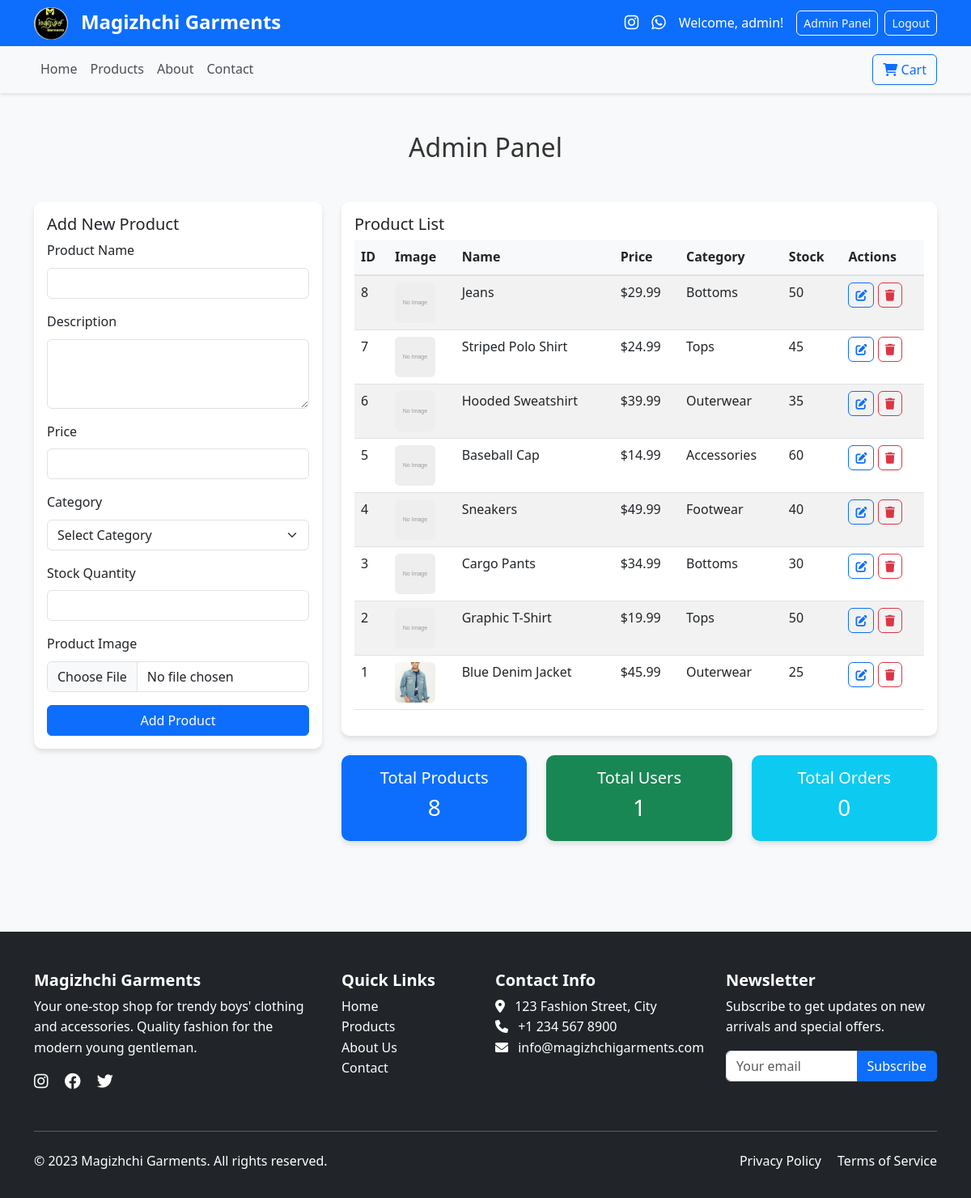
/admin.php (signed in), run on the app's committed database.
### tables this page shows
CREATE TABLE products (
    id INT AUTO_INCREMENT PRIMARY KEY,
    name VARCHAR(255) NOT NULL,
    description TEXT,
    price DECIMAL(10,2) NOT NULL,
    image VARCHAR(255),
    category VARCHAR(100),
    stock_quantity INT DEFAULT 0,
    created_at TIMESTAMP DEFAULT CURRENT_TIMESTAMP
);

### admin.php (the view, shortened to what this page needs)
<?php
include 'header.php';
$sql = "SELECT * FROM products ORDER BY id DESC";
$result = $conn->query($sql);
?>
<section class="admin-section py-5">
    <div class="container">
        <h2 class="text-center mb-5">Admin Panel</h2>
        <div class="row">
            <div class="col-lg-4 mb-4">
                <div class="card">
                    <div class="card-body">
                        <h5 class="card-title">Add New Product</h5>
                        <form method="POST" enctype="multipart/form-data">
                            <div class="mb-3">
                                <label for="name" class="form-label">Product Name</label>
                                <input type="text" class="form-control" id="name" name="name" required>
                            </div>
                            <div class="mb-3">
                                <label for="description" class="form-label">Description</label>
                                <textarea class="form-control" id="description" name="description" rows="3" required></textarea>
                            </div>
                            <div class="mb-3">
                                <label for="price" class="form-label">Price</label>
                                <input type="number" step="0.01" class="form-control" id="price" name="price" required>
                            </div>
                            <div class="mb-3">
                                <label for="category" class="form-label">Category</label>
                                <select class="form-select" id="category" name="category" required>
                                    <option value="">Select Category</option>
                                </select>
                            </div>
                            <div class="mb-3">
                                <label for="stock_quantity" class="form-label">Stock Quantity</label>
                                <input type="number" class="form-control" id="stock_quantity" name="stock_quantity" required>
                            </div>
                            <div class="mb-3">
                                <label for="image" class="form-label">Product Image</label>
                                <input type="file" class="form-control" id="image" name="image">
                            </div>
                            <button type="submit" name="add_product" class="btn btn-primary w-100">Add Product</button>
                        </form>
                    </div>
                </div>
            </div>
            <div class="col-lg-8">
                <div class="card">
                    <div class="card-body">
                        <h5 class="card-title">Product List</h5>
                        <div class="table-responsive">
                            <table class="table table-striped">
                                <thead>
                                    <tr>
                                        <th>ID</th>
                                        <th>Image</th>
                                        <th>Name</th>
                                        <th>Price</th>
                                        <th>Category</th>
                                        <th>Stock</th>
                                        <th>Actions</th>
                                    </tr>
                                </thead>
                                <tbody>
                                    <?php while($product = $result->fetch_assoc()): ?>
                                        <tr>
                                            <td><?php echo $product['id']; ?></td>
                                            <td>
                                                <img src="images/<?php echo $product['image']; ?>"
                                                     alt="<?php echo $product['name']; ?>"
                                                     width="50" height="50"
                                                     class="rounded"
                                                     onerror="this.src='https://via.placeholder.com/50x50/007bff/ffffff?text=Image'">
                                            </td>
                                            <td><?php echo $product['name']; ?></td>
                                            <td>$<?php echo $product['price']; ?></td>
                                            <td><?php echo $product['category']; ?></td>
                                            <td><?php echo $product['stock_quantity']; ?></td>
                                            <td>
                                                <button class="btn btn-sm btn-outline-primary" data-bs-toggle="modal" data-bs-target="#editProductModal<?php echo $product['id']; ?>">
                                                    <i class="fas fa-edit"></i>
                                                </button>
                                                <a href="admin.php?delete_product=<?php echo $product['id']; ?>" class="btn btn-sm btn-outline-danger" onclick="return confirm('Are you sure you want to delete this product?')">
                                                    <i class="fas fa-trash"></i>
                                                </a>
                                            </td>
                                        </tr>
                                    <?php endwhile; ?>
                                </tbody>
                            </table>
                        </div>
                    </div>
                </div>
                <div class="row mt-4">
                    <div class="col-md-4 mb-3">
                        <div class="card bg-primary text-white">
                            <div class="card-body text-center">
                                <h5>Total Products</h5>
                                <?php
                                $sql = "SELECT COUNT(*) as total FROM products";
                                $result = $conn->query($sql);
                                $row = $result->fetch_assoc();
                                echo '<h3>' . $row['total'] . '</h3>';
                                ?>
                            </div>
                        </div>
                    </div>
                    <div class="col-md-4 mb-3">
                        <div class="card bg-success text-white">
                            <div class="card-body text-center">
                                <h5>Total Users</h5>
                                <?php
                                $sql = "SELECT COUNT(*) as total FROM users";
                                $result = $conn->query($sql);
                                $row = $result->fetch_assoc();
                                echo '<h3>' . $row['total'] . '</h3>';
                                ?>
                            </div>
                        </div>
                    </div>
                    <div class="col-md-4 mb-3">
                        <div class="card bg-info text-white">
                            <div class="card-body text-center">
                                <h5>Total Orders</h5>
                                <?php
                                $sql = "SELECT COUNT(*) as total FROM orders";
                                $result = $conn->query($sql);
                                $row = $result->fetch_assoc();
                                echo '<h3>' . $row['total'] . '</h3>';
                                ?>
                            </div>
                        </div>
                    </div>
                </div>
            </div>
        </div>
    </div>
</section>
<?php include 'footer.php'; ?>

### css/style.css (style rules this page uses)
:root { --primary-color: #0d6efd; --secondary-color: #6c757d; --success-color: #198754; --danger-color: #dc3545; --warning-color: #ffc107; --info-color: #0dcaf0; --light-color: #f8f9fa; --dark-color: #212529; }
body { font-family: 'Segoe UI', Tahoma, Geneva, Verdana, sans-serif; line-height: 1.6; color: #333; background-color: #f8f9fa; min-height: 100vh; display: flex; flex-direction: column; }
.btn { border-radius: 6px; font-weight: 500; transition: all 0.3s ease; }
.btn-primary { background-color: var(--primary-color); border-color: var(--primary-color); }
.card { border: none; border-radius: 10px; box-shadow: 0 4px 6px rgba(0,0,0,0.1); }
.table th { border-top: none; font-weight: 600; color: var(--dark-color); }

### css/admin.css (style rules this page uses)
.admin-section .card { border: none; box-shadow: 0 4px 6px rgba(0,0,0,0.1); }
.admin-section .table th { background-color: #f8f9fa; border-bottom: 2px solid #dee2e6; }
.admin-section .btn-sm { padding: 0.25rem 0.5rem; font-size: 0.875rem; }
.admin-section .card.bg-primary, .admin-section .card.bg-success, .admin-section .card.bg-info { border: none; box-shadow: 0 4px 6px rgba(0,0,0,0.1); }
.admin-section .table img { object-fit: cover; }

### data on the page
products: id "8", name "Jeans", price "29.99", category "Bottoms", stock_quantity "50"
products: id "7", name "Striped Polo Shirt", price "24.99", category "Tops", stock_quantity "45"
products: id "6", name "Hooded Sweatshirt", price "39.99", category "Outerwear", stock_quantity "35"
products: id "5", name "Baseball Cap", price "14.99", category "Accessories", stock_quantity "60"
products: id "4", name "Sneakers", price "49.99", category "Footwear", stock_quantity "40"
products: id "3", name "Cargo Pants", price "34.99", category "Bottoms", stock_quantity "30"
products: id "2", name "Graphic T-Shirt", price "19.99", category "Tops", stock_quantity "50"
products: id "1", image (picture), name "Blue Denim Jacket", price "45.99", category "Outerwear", stock_quantity "25"

### other printed values
$_SESSION['username'] "admin"
$row['total'] "8"
$row['total'] "1"
$row['total'] "0"
